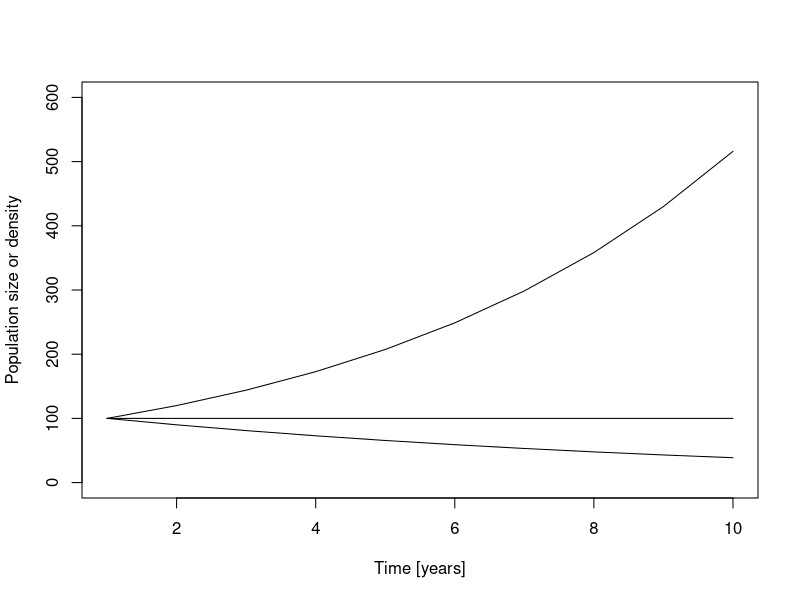
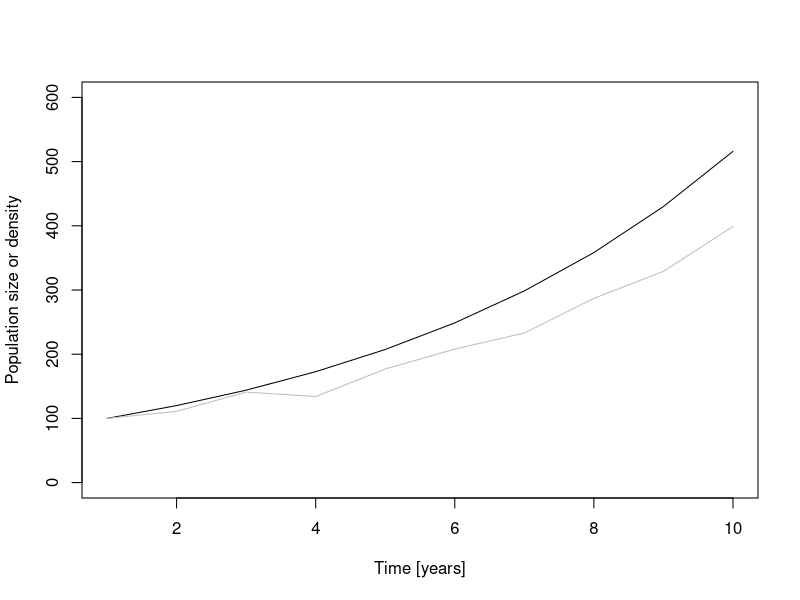
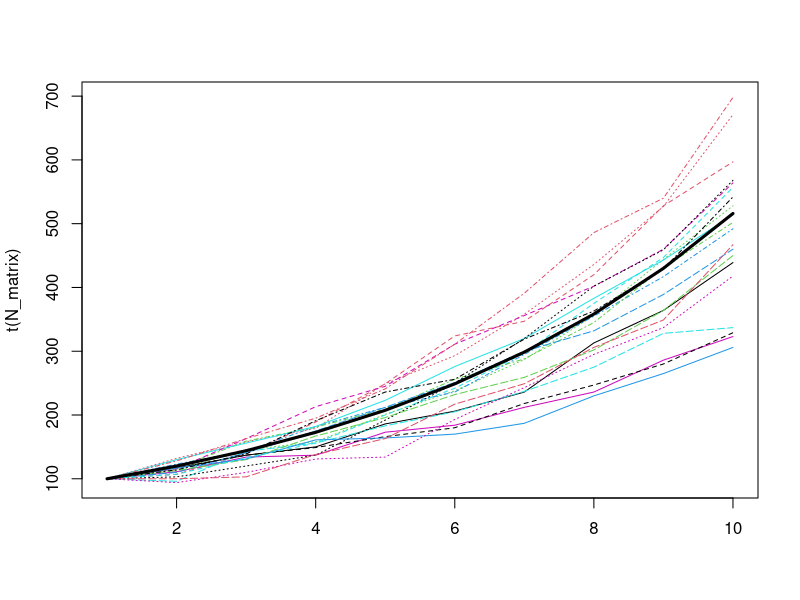
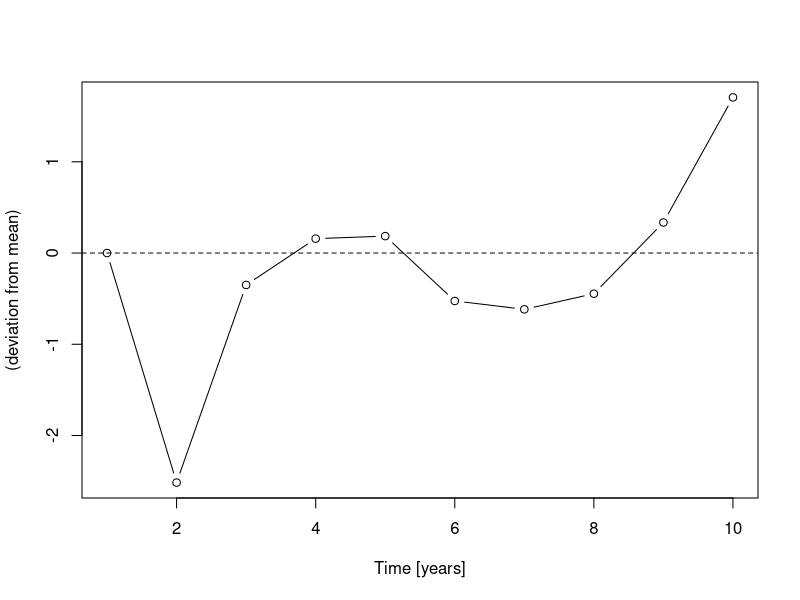
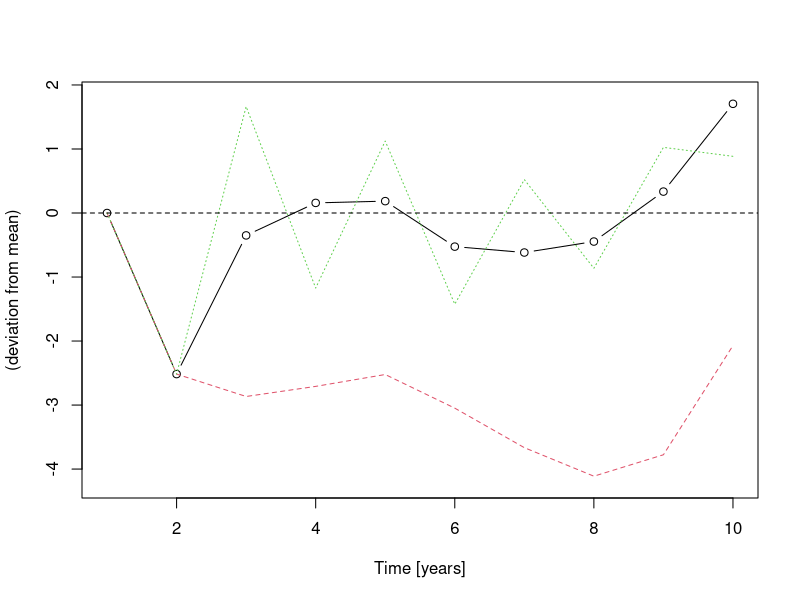
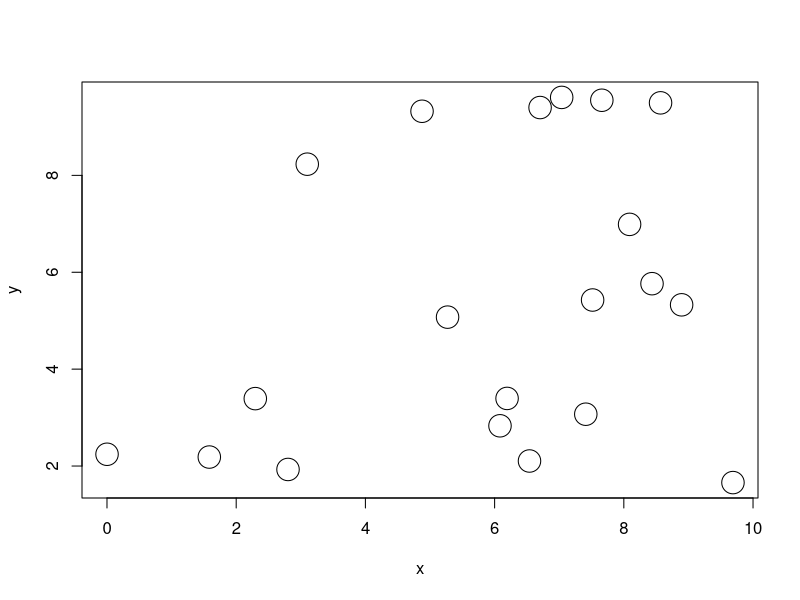

Write R code to recreate these figures, in order. (Note: this script raises an error after producing the figures.)
library(sp)
library(tidyverse)
library(cowplot)

##---------------------------------------------------------------------------------------------------------------------------------------------------
# Process-based model I: geometric population growth
# simulate population growth and plot for three cases:
# 1) b > d
# 2) b == d
# 3) b < d

# initial population size
N0 = 100
# per-capita birth rate
b = 1.2
# per-capita mortality (e.g., annual plant)
d = 1
# initialise vector to store population size each year, and assign initial population size as first value
N <- NULL
N[1] <- N0

# simulate population growth for 10 year
for(t in 1:9) {
  N[t+1] = N[t] + (b-d) * N[t]
}

# b > d results
N_growing <- N
rm(N)

# b == d results
b = 1; d = 1
N <- NULL
N[1] <- N0

# simulate population growth for 10 year
for(t in 1:9) {
  N[t+1] = N[t] + (b-d) * N[t]
}
N_static <-  N
rm(N)

# b < d results
b = 0.9; d = 1
N <- NULL
N[1] <- N0

# simulate population growth for 10 year
for(t in 1:9) {
  N[t+1] = N[t] + (b-d) * N[t]
}
N_shrinking <-  N
rm(N)

# plot results
plot(1:length(N_growing), N_growing, type = 'l',
     ylim = c(0, 600),
     xlab = 'Time [years]',
     ylab = 'Population size or density')
lines(1:length(N_static), N_static, type = 'l')
lines(1:length(N_shrinking), N_shrinking, type = 'l')

##---------------------------------------------------------------------------------------------------------------------------------------------------
# Stochasticity: extending models to include structured randomness.
# - Dennis et al 1995 Ecological Monographs; Hilborn & Mangel 1997 The Ecological Detective

# Demographic and environmental stochasticity are most commonly discussed forms of stochasticity in Ecology
# other types: catastrophes (e.g., Lande 1993 Am Nat); measurement or observation error (e.g., Denis et al 1991 Ecol Monographs;
# Knape & de Valpine 2011 Ecol Lett);  process error (e.g., Denis et al 1991 Ecol Monographs; Thibaut & Connolly 2020 Ecology)

# Demographic stochasticity describes realised variability in demographic processes such as births, deaths and migration due
# to their probabilistic nature (see also Clark 2009 TREE for argument that stochastic forces exist only in models; e.g., "...processes perceived
# as stochastic at one level of abstraction have explanations at another.").

# Environmental stochasticity describes variablity in extrinsic environmental conditions (e.g., due to variation in temperature,
# precipitation, wind, etc)

# Extend geometric population model to include demographic stochasticity

# We have to decide how to change our model to include stochasticity. For example, we could assume that the parameter values of both the birth
# and death processes in the geometric growth model as random draws from probability distributions.
# Here, we'll instead use the approach taken in the metacommunity model
# that we will study later today (see also Adler & Drake 2008 Am Nat, Shoemaker et al. 2020 Ecology).

# We assume N[t+1] ~ Pois(lambda = N[t] + (b-d)*N[t]),
# N[t+1], the population size next year, is a random draw from a
# Poisson distribution with lambda (i.e., the one and only parameter of the Poisson distribution)
# equal to the expected population size under our model of geometric growth.

# define per-capita birth rate
b = 1.2
# and per-capita mortality
d = 1

# initialise vector to store population size
N <- NULL
N[1] <- N0

# simulate population growth for 10 years
for(t in 1:9) {

  N[t+1] = rpois(n = 1,
                 lambda = N[t] + (b-d) * N[t])
}

plot(1:length(N_growing), N_growing, type = 'l',
     ylim = c(0, 600),
     xlab = 'Time [years]',
     ylab = 'Population size or density')
lines(1:length(N), N,
      col = 'grey')

# do multiple simulations to visualise variability more clearly
nsims = 20
nyears = 9
N_matrix = matrix(data = NA,
                  nrow = nsims,
                  ncol = nyears + 1,
                  byrow = TRUE)
# initial population
N_matrix[,1] = N0

for(sim in 1:nsims){
  # print counter to screen
  print(paste('simulation ', sim, 'of ', nsims))
  for(t in 1:nyears){
    N_matrix[sim, t+1] = rpois(n = 1,
                   lambda = N_matrix[sim, t] + (b-d) * N_matrix[sim, t])
  }
}

# plot
matplot(t(N_matrix), type = 'l')
lines(1:length(N_growing), N_growing, lwd = 3)

## Environmental stochasiticity

# To include environmental stochasticity in our model of geometric population growth, we include an extra
# term, specifically,
# N[t+1] = N[t] + (b - d)*N[t] + sigma[t] * N[t],


# sigma[t] is a time series of environmental variation (e.g., temperature), and follows
# sigma[t+1] = a*sigma[t] + c*phi[t],
# where c scales the magnitude of the environmental variation phi[t] ~ N(0,1).

# set c = (1 - a^2)^0.5, which means var(sigma) is equal for all values of a.
# a controls autocorrelation:
# 0 < a < 1 environmental fluctuations are positively correlated,
# -1 < a < 0 environmental fluctuations are negatively correlated,
# a = 0, environmental fluctuations are uncorrelated.

phi = rnorm(nyears, mean = 0, sd = 1)
a = 0 # can to control autocorrelation of environmental fluctuations
c = (1 - a^2)^0.5
# initial vector to store environmental fluctuations
sigma <- NULL
sigma[1] = 0
# loop to create environmental fluctuations
for(t in 1:nyears){
  sigma[t+1] = a * sigma[t] + c*phi[t]
}

# visual inspection of environmental variation
plot(1:(nyears+1), sigma,
     xlab = 'Time [years]',
     ylab = 'Environmental condition\n(deviation from mean)',
     type = 'b')
abline(c(0,0), lty = 2)

# create plot with positive, negative and no autocorrelation
uncorrelated_sigma = sigma;
rm(sigma)

# positive autocorrelation
a = 1
sigma <- NULL
sigma[1] = 0
# loop to create environmental fluctuations
for(t in 1:nyears){
  sigma[t+1] = a * sigma[t] + c*phi[t]
}
pos_corr_sigma = sigma
rm(sigma)

# negative autocorrelation
a = -0.8
sigma <- NULL
sigma[1] = 0
# loop to create environmental fluctuations
for(t in 1:nyears){
  sigma[t+1] = a * sigma[t] + c*phi[t]
}
neg_corr_sigma = sigma
rm(sigma)

# plot
plot(1:(nyears+1), uncorrelated_sigma,
     xlab = 'Time [years]',
     ylab = 'Environmental condition\n(deviation from mean)',
     type = 'b',
     ylim = c(min(c(uncorrelated_sigma, pos_corr_sigma, neg_corr_sigma)) - 0.1,
              max(c(uncorrelated_sigma, pos_corr_sigma, neg_corr_sigma)) + 0.1))
lines(1:(nyears+1), pos_corr_sigma, col = 2, lty = 2)
lines(1:(nyears+1), neg_corr_sigma, col = 3, lty = 3)
abline(c(0,0), lty = 2)


# Exercises:
# 1) Extend model to include demographic and environmental stochasticity (see Shoemaker et al. 2020 Ecology).

# 2) How would you measure the impact of including stochasticity in a model of geometric growth using simulations?
# Hint: it can be done using linear (statistical) models; see e.g., Blowes & Connolly 2012 Ecological Applications.
# Use simulations and linear models to quantify the impact of including different combinations of demographic and environmental stochasticity.

# 3) Reformulate geometric population growth model to include stochastic variation in births and deaths as separate processes.


##---------------------------------------------------------------------------------------------------------------------------------------------------
## Metacommunity dynamics

# But first, metapopulation dynamics

# Simulate landscape of discrete patches
# Number of sites/patches (P)
P <- 20

# Random distribution of sites
x <- runif(P,0,10)
y <- runif(P,0,10)
plot(x,y,cex=3)

# Other spatial structures
xy <- spsample(SpatialPoints(coords0), P, "regular") # regular, clustered, random
coords <- coordinates(xy)
plot(coords,cex=3)
text(coords[,1],coords[,2],1:P)

# Calculate distances from each patch to every other patch
dists <- as.matrix(dist(coords))

# Population growth rate (density independent)
r <- 0.02

# define the per-capita probabilty of dispersal (i.e., probability of an individual emigrating)
a <- 0.02

# Assume that successfully arriving in another patch (having emigrated) declines exponentially with increasind distance
# Define the rate of exponential distance decay
d <- 0.1
# visual inspection of exponential distance decay in dispersal
plot(x = 1:M,
     y = exp(-d*(1:M)),
     ylim=c(0,1),
     col = 1,
     type = 'b')

lines(x = 1:M,
      y = exp(-(d*2)*(1:M)), # change the d value to see how function shape changes
      ylim=c(0,1),
      col = 2,
      type = 'b')



# calculate dispersal from and to each patch
disp_mat <- exp(-d * dists)
diag(disp_mat) <- 0 # all emigrants are assumed to have left their home patch

# convert to probability of immigrating to each patch from every other patch
disp_mat <- apply(disp_mat, 1, function(x) x / sum(x))

# check that we have a probability (should sum to one)
colSums(disp_mat)

# visualise
landscape <- ggplot(as_tibble(coords) %>%
         rename(x = x1,
                y = x2) %>%
         mutate(patch = 1:nrow(coords))) +
  geom_label(aes(x = x, y = y, label = patch)) +
  coord_fixed() +
  theme_bw() +
  theme()

connectivity <- as_tibble(disp_mat) %>%
  mutate(to.patch = rownames(disp_mat)) %>%
  gather(key = from.patch, value = dispersal, -to.patch) %>%
  mutate(from.patch = as.numeric(as.character(from.patch)),
                to.patch = as.numeric(as.character(to.patch))) %>%
  ggplot(aes(x = from.patch, y = to.patch, fill = dispersal)) +
  geom_tile() +
  labs(x = 'From patch',
       y = 'To patch') +
  scale_fill_viridis_c() +
  coord_fixed() +
  theme_bw()

plot_grid(landscape,
          connectivity)


# Simulate dynamics
#==================

# Distribute it on the landscape: initialise model
# 100 individuals in one site

# Set initial abundance
N <- rep(0,P)
N[sample(1:P,1)] <- 100
plot(coords,cex=3)
points(coords,cex=3,pch=16,col=grey(1-N/max(N)))


# Run model one time step (individuals on the move)

# Calculate number of new individuals (r * N)
rN <- round(r * N)

# update population size
N <- N + rN

# Calculate number of emmigrants ()
E <- round(a * N)

# stochastic alternative
E <- rbinom(length(N), size = N, prob = a)

# create immigration vector (to store number of immigrants)
I <- numeric(length = P)

# Calculate immigration
# loop through patches (for each patch, simulate dispersal)
for(p in 1:P){

  if(E[p]>0) {

    # sample the sites that receive immigrants from site i based on the dispersal kernel
    # this also adds stochasticity to the model
    dest <- sample(1:P, E[p], replace=TRUE, prob=disp_mat[p,])
    # Count the number of immigrants in each site
    Ii <- table(dest)
    # store the number of immigrants in each site
    I[sort(unique(dest))] <- I[sort(unique(dest))] + Ii
  }
}
# Calculate the abundance after dispersal
N <- N - E + I
N[N<0] <- 0

# repeat a few times to see redistribution the landscape
# plot abundance in each site (grey scale)
plot(coords,cex=3)
points(coords,cex=3,pch=16,col=grey(1-N/max(N)))


# Run the model for 100 time steps
tmax = 100
N <- matrix(nrow = tmax, ncol = P)
# initial population 100 in each patch
N[1,] <- 100

#
for(t in 2:tmax){
  print(paste(t, ' of ', tmax))
  rN <- round(r * N[t-1,])
  # what about stochastic population growth?
  # rN <- round(rnorm(1, 0, 0.2) * N[t-1,])
  N[t, ] <- N[t-1] + rN
  E <- rbinom(n = ncol(N), size = N[t, ], prob = a)
  I <- numeric(P)
  for(p in 1:P){
    if(E[p]>0) {
      dest <- sample(1:P,E[p],replace = TRUE,prob=disp_mat[p,])
      Ip <- table(dest)
      I[sort(unique(dest))] <- I[sort(unique(dest))] + Ip
    }
  }
  N[t, ] <- N[t, ] - E + I
  N[N<0] <- 0
}

matplot(N, type = 'l')


#---extension to include the niche in density-independent growth rate

# assume niche is Gaussian
# Gaussian distribution has two parameters: mean (or optima, z), and sd (or breadth)

# maximum density independent growth rate
rmax = 5
# niche optima
z = 0.5
# niche breath
breadth <- 0.01
plot(x = seq(0,1,0.01),
     y = exp(-((z - seq(0,1,0.01))/(2 * breadth))^2) * rmax,
     ylim=c(0,5),
     type = 'b',
     xlab = 'Environment',
     ylab = 'Density independent growth rate (r)')

# with the function from the Thompson model
S = 10 # number of species
env_traits(species = S,
           max_r = 5,                         # max growth rate
           min_env = 0, max_env = 1,          # range of environment
           env_niche_breadth = 0.05,       # niche breadth
           optima_spacing = 'even')           # spacing of z_i (optima)


##--------simulate metacommumity dynamics with the Thompson model
# Number of patches
P = 20
# Number of species
S = 20

# set up landscape for experiment (want the same landscape for both treatments)
meta_landscape <- landscape_generate(patches = M)

# dispersal matrix
# set rate of distance decay
d = 0.1
disp_mat <- dispersal_matrix(landscape = disp_experiment,
                                  torus = TRUE,
                                  kernel_exp = d,
                                  plot = TRUE)

# generate the time series of the environmental conditions for each patch (same for each treatment)
# TODO: create an alternate environment with stronger temporal autocorrelation
env_conditions <- env_generate(landscape = disp_experiment,
                               env1Scale = 1, # temporal autocorrelation in the environment (here the environment is temporally uncorrelated)
                               timesteps = 1000)

# density independent component of model
densInd_niche <- env_traits(species = S,
                            max_r = 5,                         # max growth rate
                            min_env = 0, max_env = 1,          # range of environment
                            env_niche_breadth = 0.25,       # niche breadth
                            optima_spacing = 'even')           # spacing of z_i (optima)

# species interaction matrix:
# TODO: create more matrices for other dynamics in the paper (mixed, competitive dominance, destabilising competition)
equal_interaction_mat <- species_int_mat(species = S,
                                         intra = 1,
                                         min_inter = 1,
                                         max_inter = 1)

stabilising_interaction_mat <- species_int_mat(species = S,
                                         intra = 1,
                                         min_inter = 0,
                                         max_inter = 0.8)

# use simulateMC() function to simulate dynamics
sim_equal_comp <- simulate_MC(patches=P, species=S,
                        landscape = meta_landscape,
                        disp_mat = disp_mat,
                        env.df = env_conditions,
                        max_r = densInd_niche$max_r,
                        env_niche_breadth = densInd_niche$env_niche_breadth,
                        env_optima = densInd_niche$optima,
                        int_mat = equal_interaction_mat,
                        initialization=100, burn_in=300, timesteps=600)

sim_stabil_comp <- simulate_MC(patches=P, species=S,
                              landscape = meta_landscape,
                              disp_mat = disp_mat,
                              env.df = env_conditions,
                              max_r = densInd_niche$max_r,
                              env_niche_breadth = densInd_niche$env_niche_breadth,
                              env_optima = densInd_niche$optima,
                              int_mat = stabilising_interaction_mat,
                              initialization=100, burn_in=300, timesteps=600)

# extract data
sim_equalC_dat <- sim_equal_comp$dynamics.df %>%
  as_tibble() %>%
  # reduce to last 100 time steps
  filter(time > 499 & time < 601)


sim_stabilC_dat <- sim_stabil_comp$dynamics.df %>%
  as_tibble() %>%
  # reduce to last 100 time steps
  filter(time > 499 & time < 601)

# visual inspection

# environmental conditions:
ggplot() +
  geom_line(data = sim_equalC_dat,
            aes(x = time, y = env, colour = env,
                group = patch)) +
  scale_colour_viridis_c()

# patch level population dynamics: equal comp
ggplot() +
  facet_wrap(~patch) +
  geom_line(data = sim_equalC_dat,
            aes(x = time, y = N, colour = optima,
                group = interaction(species, patch))) +
  scale_colour_viridis_c()

ggplot() +
  facet_wrap(~patch) +
  geom_line(data = sim_stabilC_dat,
            aes(x = time, y = N, colour = optima,
                group = interaction(species, patch))) +
  scale_colour_viridis_c()

# Exercises:
# Simulate dynamics according to the classic metacommunity paradigms (Fig 2 in paper) and plot
#
